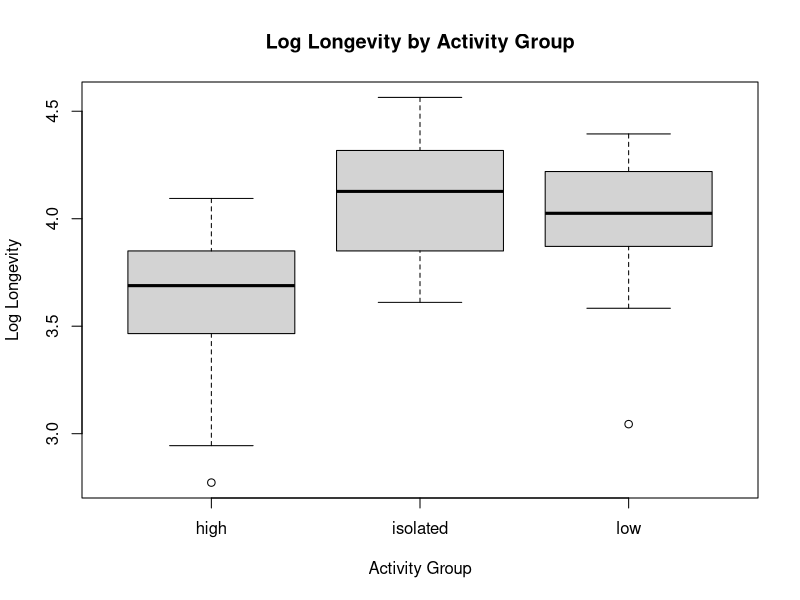
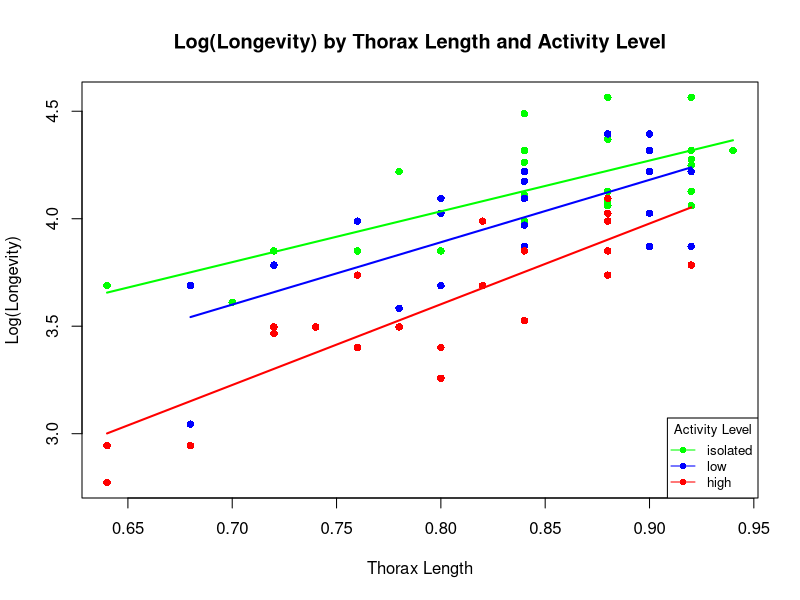
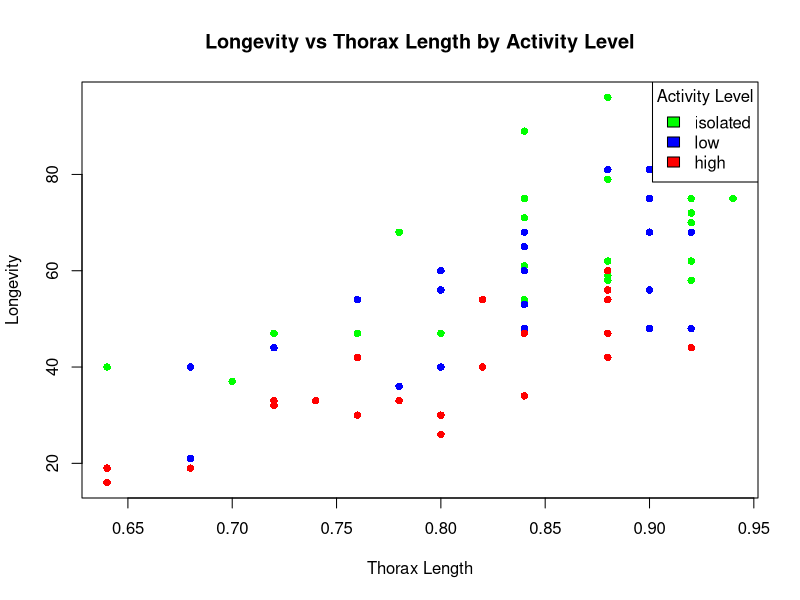
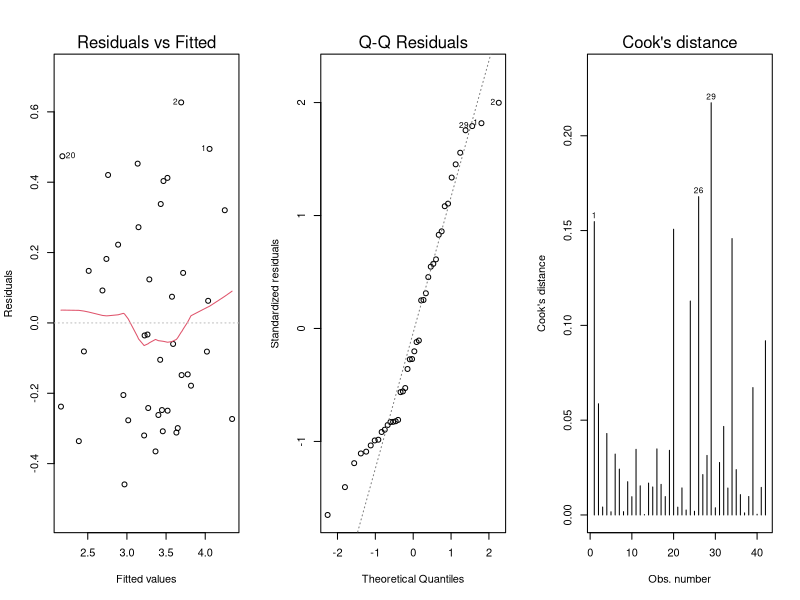
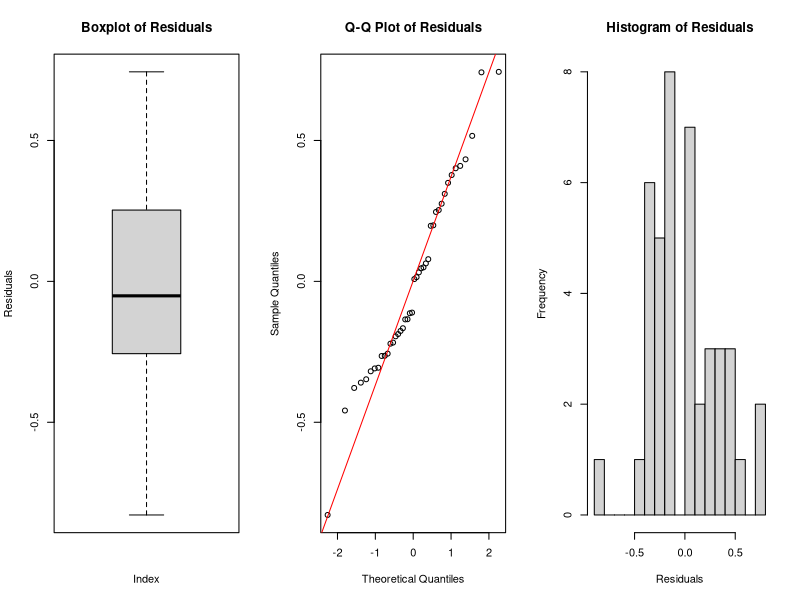
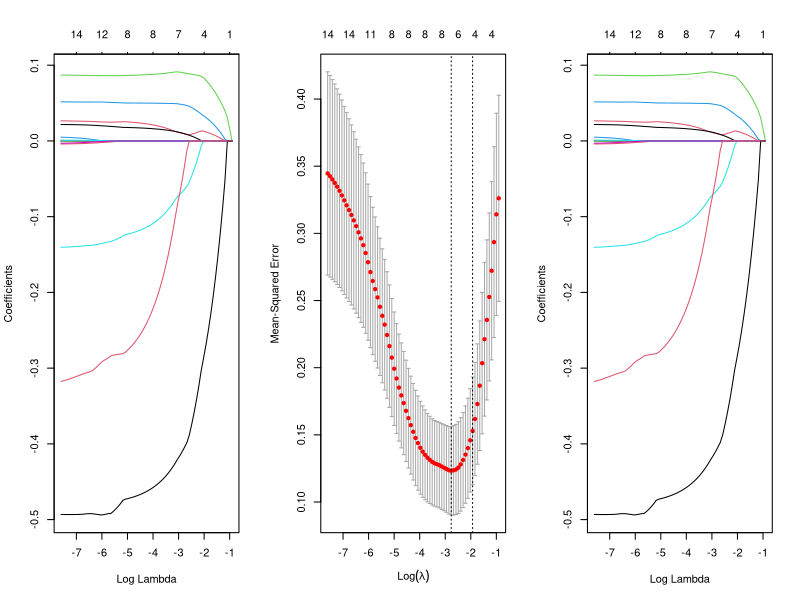
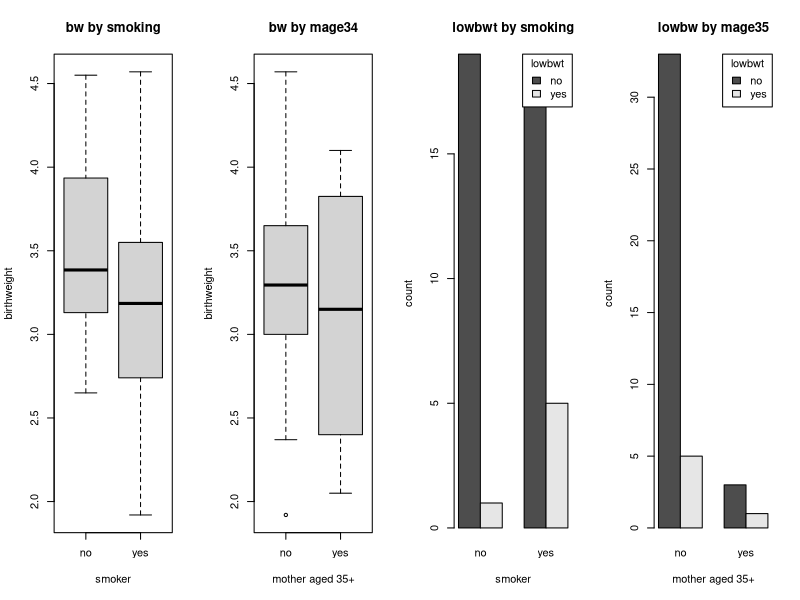

Source code (R) for these figures, in order:
## ---- chunk 1
knitr::opts_chunk$set(echo = TRUE)
set.seed(333)
library(lme4)
library(Matrix)
library(carData)
library(ggplot2)
library(glmnet)
options(digits=3)
## ---- chunk 2
fruitfly_data=read.table(file="fruitflies.txt",header=TRUE)
fruitfly_data$loglongevity <- log(fruitfly_data$longevity)
## ---- chunk 3
boxplot(loglongevity ~ activity, data = fruitfly_data, 
        xlab = "Activity Group", ylab = "Log Longevity",
        main = "Log Longevity by Activity Group")
## ---- chunk 4
longaov <- lm(loglongevity ~ activity, data = fruitfly_data); anova(longaov)
## ---- chunk 5
tapply(fruitfly_data$longevity, fruitfly_data$activity, mean)
## ---- chunk 6
longaov <- lm(loglongevity ~ thorax + activity, data = fruitfly_data)
anova(longaov)
## ---- chunk 7
summary(longaov)
## ---- chunk 8

average_thorax = mean(fruitfly_data$thorax)
new_data = expand.grid(activity = unique(fruitfly_data$activity), thorax = average_thorax)
new_data$predicted_loglongevity = predict(longaov, newdata = new_data)
new_data$predicted_longevity = exp(new_data$predicted_loglongevity)
print(new_data)
## ---- chunk 9
# Define colors for each activity level
activity_colors <- setNames(c("green", "blue", "red"), c("isolated", "low", "high"))

# Base plot with points. No points will be plotted here because 'pch' is set to NA.
plot(loglongevity ~ thorax, data = fruitfly_data, pch = NA,
     main = "Log(Longevity) by Thorax Length and Activity Level",
     xlab = "Thorax Length", ylab = "Log(Longevity)")

# Loop through each activity level to plot points
for (activity_level in names(activity_colors)) {
  # Subset the data for the current activity level
  data_subset <- subset(fruitfly_data, activity == activity_level)
  points(data_subset$thorax, data_subset$loglongevity, col = activity_colors[activity_level], pch = 16)
}

# Loop through each activity level and draw regression lines with specified color
for (activity_level in names(activity_colors)) {
  # Subset the data for the current activity level
  data_subset <- subset(fruitfly_data, activity == activity_level)
  # Check if the subset is not empty to avoid the error
  if(nrow(data_subset) > 0) {
    # Fit the linear model
    fit <- lm(loglongevity ~ thorax, data = data_subset)
    # Generate new data for plotting the line
    new_thorax <- seq(min(data_subset$thorax), max(data_subset$thorax), length.out = 100)
    preds <- predict(fit, newdata = data.frame(thorax = new_thorax))
    # Draw the line
    lines(new_thorax, preds, col = activity_colors[activity_level], lwd = 2)
  }
}

# Add a legend to the plot to identify the colors
legend("bottomright", legend = names(activity_colors), 
       col = activity_colors, pch = 16, lty = 1, cex = 0.8,
       title = "Activity Level")
## ---- chunk 10
interaction_model = lm(loglongevity ~ thorax * activity, data = fruitfly_data)
summary(interaction_model)
## ---- chunk 11
# Define colors for each activity level
activity_colors <- setNames(c("green", "blue", "red"), c("isolated", "low", "high"))

# Plot the base layer without points to set up axes, labels, and title
plot(longevity ~ thorax, data = fruitfly_data, type = "n",
     main = "Longevity vs Thorax Length by Activity Level",
     xlab = "Thorax Length", ylab = "Longevity")

# Loop through each activity level and plot with the specified color
for (activity_level in names(activity_colors)) {
  data_subset <- subset(fruitfly_data, activity == activity_level)
  points(data_subset$thorax, data_subset$longevity, col = activity_colors[activity_level], pch = 16)  # Using circles (pch=16) for all
}

# Add a legend with a title
legend("topright", # Adjust this position as needed
       legend = names(activity_colors),
       fill = activity_colors,  # Using 'fill' here to show colored boxes in the legend
       title = "Activity Level")

## ---- chunk 12
fruitfly_data$activity = as.factor(fruitfly_data$activity)
ancova_model = lm(longevity ~ thorax + activity, data = fruitfly_data)
summary(ancova_model)
anova(ancova_model)
drop1(ancova_model, test = "F")

## ---- chunk 13
birthweight_data=read.csv(file="Birthweight.csv",header=TRUE)
## ---- chunk 14
summary(birthweight_data)

# Fit a linear model
TJ_BW <- lm(Birthweight ~ Length + Headcirc + Gestation + mage + mnocig + mheight + mppwt + fage + fedyrs + fnocig + fheight, data=birthweight_data)

par(mfrow=c(1,3))
plot(TJ_BW, which=1:2)
plot(TJ_BW, which=4)# Plots for residuals, leverage, etc.

round(cooks.distance(TJ_BW),2)


## ---- chunk 15
predictors <- birthweight_data[, c("Length", "Headcirc", "Gestation", "mage", "mnocig", "mheight", "mppwt", "fage", "fedyrs", "fnocig", "fheight")]
print(cor(predictors))
library(car)
vif_values <- vif(TJ_BW)
print(vif_values)
## ---- chunk 16
final_model = lm(Birthweight ~ Headcirc + Gestation, data=birthweight_data)
summary(final_model)

## ---- chunk 17
residuals = residuals(final_model)
test_results_sw = shapiro.test(residuals)
cat("The p-value of the Shapiro-Wilk test is:", test_results_sw$p.value)
## ---- chunk 18
par(mfrow = c(1, 3))
boxplot(residuals, main = "Boxplot of Residuals", ylab = "Residuals", xlab = "Index")
qqnorm(residuals, main = "Q-Q Plot of Residuals")
qqline(residuals, col = "red")
hist(residuals, main = "Histogram of Residuals", xlab = "Residuals", breaks = 20)
## ---- chunk 19
fitted_values = fitted(final_model)
average_values = data.frame(
  Headcirc = mean(birthweight_data$Headcirc, na.rm = TRUE),
  Gestation = mean(birthweight_data$Gestation, na.rm = TRUE)
)

confidence_intervals = predict(final_model, newdata = average_values, interval =
                                 "confidence", level = 0.95)

prediction_intervals = predict(final_model, newdata = average_values, interval = 
                                 "prediction", level = 0.95)

print(fitted_values)
print("95% Confidence Intervals for the Mean Response:")
print(confidence_intervals)
print("95% Prediction Intervals for a New Observation:")
print(prediction_intervals)
## ---- chunk 20
x=as.matrix(birthweight_data[,-3]) # remove the response variable
y=as.double(as.matrix(birthweight_data[,3])) # only the response variable
train=sample(1:nrow(x),0.67*nrow(x)) # train by using 2/3 of the data
x.train=x[train,]; y.train=y[train] # data to train
x.test=x[-train,]; y.test=y[-train] # data to test the prediction quality
lasso.mod=glmnet(x.train,y.train,alpha=1)
cv.lasso=cv.glmnet(x.train,y.train,alpha=1,type.measure='mse')
plot(lasso.mod,label=T,xvar="lambda") # have a look at the lasso path
plot(cv.lasso) # the best lambda by cross-validation
plot(cv.lasso$glmnet.fit,xvar="lambda",label=T)
lambda.min=cv.lasso$lambda.min; lambda.1se=cv.lasso$lambda.1se
coef(lasso.mod,s=cv.lasso$lambda.1se) # beta’s for the best lambda
y.pred=predict(lasso.mod,s=lambda.1se,newx=x.test) # predict for test
mse.lasso=mean((y.test-y.pred)^2) # mse for the predicted test rows
new_model = lm(Birthweight ~ Length + Headcirc + Gestation + lowbwt, data=birthweight_data)
summary(new_model)
summary(final_model)
## ---- chunk 21
summary(new_model)
summary(final_model)
## ---- chunk 22
par(mfrow = c(1, 4))

# Boxplot for Birthweight by Smoking Status
boxplot(birthweight_data$Birthweight ~ birthweight_data$smoker, 
        main = "bw by smoking", 
        xlab = "smoker", ylab = "birthweight", 
        names = c("no", "yes"))

# Boxplot for Birthweight by Mother's Age
boxplot(birthweight_data$Birthweight ~ birthweight_data$mage35, 
        main = "bw by mage34", 
        xlab = "mother aged 35+", ylab = "birthweight", 
        names = c("no", "yes"))

# Barplot for Low Birthweight by Smoking Status
smoker_lowbwt <- table(birthweight_data$lowbwt, birthweight_data$smoker)
barplot(smoker_lowbwt, beside = TRUE, 
        main = "lowbwt by smoking", 
        xlab = "smoker", ylab = "count", 
        names.arg = c("no", "yes"), 
        legend.text = c("no", "yes"), 
        args.legend = list(title = "lowbwt", x = "topright"))

# Barplot for Low Birthweight by Mother's Age
mage35_lowbwt <- table(birthweight_data$lowbwt, birthweight_data$mage35)
barplot(mage35_lowbwt, beside = TRUE, 
        main = "lowbw by mage35", 
        xlab = "mother aged 35+", ylab = "count", 
        names.arg = c("no", "yes"), 
        legend.text = c("no", "yes"), 
        args.legend = list(title = "lowbwt", x = "topright"))
## ---- chunk 23
TJ_LOWBWT <- glm(lowbwt ~ Gestation + mage35 + smoker, data = birthweight_data, family = binomial)
drop1(TJ_LOWBWT, test="Chisq")
TJ_LOWBWT2 <- glm(lowbwt ~ Gestation + smoker, data = birthweight_data, family = binomial)
drop1(TJ_LOWBWT2, test="Chisq")
exp(coef(TJ_LOWBWT2))
## ---- chunk 24
model_gestation_smoker = glm(lowbwt ~ Gestation * smoker, data = birthweight_data, family = binomial)
anova_gestation_smoker <- anova(model_gestation_smoker, test="Chisq")
p_value_gestation_smoker <- anova_gestation_smoker["Gestation:smoker", "Pr(>Chi)"]

model_gestation_mage35 = glm(lowbwt ~ Gestation * mage35, data = birthweight_data, family = binomial)
anova_gestation_mage35 <- anova(model_gestation_mage35, test="Chisq")
p_value_gestation_mage35 <- anova_gestation_mage35["Gestation:mage35", "Pr(>Chi)"]

print(paste("P-value for Gestation:smoker interaction:", p_value_gestation_smoker))
print(paste("P-value for Gestation:mage35 interaction:", p_value_gestation_mage35))

## ---- chunk 25
model_g <- glm(lowbwt ~ Gestation + smoker, data = birthweight_data, family="binomial")

new_data <- data.frame(Gestation = c(40, 40),
                       smoker = c(0, 1))
probabilities <- predict(model_g, newdata = new_data, type = "response")
print(probabilities)
## ---- chunk 26
contingency_table <- table(birthweight_data$lowbwt, birthweight_data$smoker)
chi_squared_result <- chisq.test(contingency_table)
print(chi_squared_result)
## ---- chunk 27
awards_data=read.table(file="awards.txt",header=TRUE)
## ---- chunk 28
awards_data$prog = factor(awards_data$prog)
model = glm(num_awards ~ prog, family = poisson(link = "log"), data = awards_data)
summary(model)

new_data = data.frame(prog = factor(c(1, 2, 3)))
predicted_awards = predict(model, newdata = new_data, type = "response")

print(predicted_awards)
## ---- chunk 29
kruskal_test_result = kruskal.test(num_awards ~ prog, data = awards_data)
cat("The p-value of the Shapiro-Wilk test is:", kruskal_test_result$p.value)
## ---- chunk 30
awardsinteractionmath = glm(num_awards ~ factor(prog)*math, family="poisson", data=awards_data)
summary(awardsinteractionmath)

awardsmath = glm(num_awards ~ factor(prog)+math, family="poisson", data=awards_data)
summary(awardsmath)

# Create a new data frame for prediction with prog as numeric 1, 2, 3
new_data = data.frame(prog = factor(c(1, 2, 3), levels = c(1, 2, 3)),
                       math = 56)

# Predict the number of awards using the model
predictions = predict(awardsmath, newdata=new_data, type="response")

# Add predictions to the new_data dataframe for easy viewing
new_data$predicted_awards = predictions
print(new_data)
